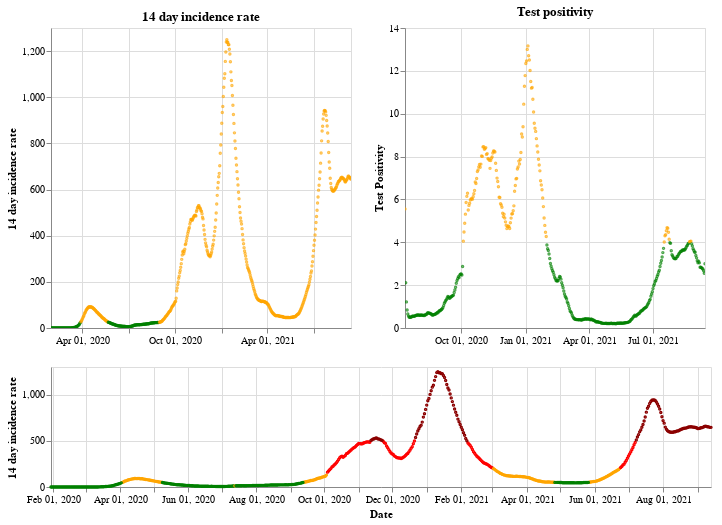

The code cell stored with this chart in its notebook:
### Markdown cell above
## England

### Code cell
plot_traffic_light('England')

### Figure 1 — Vega-Lite specification as saved in the notebook (floating-point values rounded to 4 significant figures; data arrays with more than 128 entries replaced by an {"elided": "..."} marker saying what was removed)
{"config": {"view": {"continuousWidth": 400, "continuousHeight": 300}}, "vconcat": [{"hconcat": [{"mark": {"type": "point", "size": 2}, "encoding": {"color": {"condition": {"value": "green", "test": "(datum.twoWeeklyCasesRate <= 25)"}, "value": "orange"}, "tooltip": [{"type": "nominal", "field": "areaName"}, {"type": "temporal", "field": "date"}, {"type": "quantitative", "field": "twoWeeklyCasesRate"}, {"type": "quantitative", "field": "testPositivity"}], "x": {"type": "temporal", "axis": {"title": ""}, "field": "date", "scale": {"domain": {"selection": "DateBrush"}}, "timeUnit": "yearmonthdate"}, "y": {"type": "quantitative", "axis": {"title": "14 day incidence rate"}, "field": "twoWeeklyCasesRate"}}, "title": "14 day incidence rate", "width": 300}, {"mark": {"type": "point", "size": 2}, "encoding": {"color": {"condition": {"value": "green", "test": "(datum.testPositivity <= 4)"}, "value": "orange"}, "tooltip": [{"type": "nominal", "field": "areaName"}, {"type": "temporal", "field": "date"}, {"type": "quantitative", "field": "twoWeeklyCasesRate"}, {"type": "quantitative", "field": "testPositivity"}], "x": {"type": "temporal", "axis": {"title": ""}, "field": "date", "scale": {"domain": {"selection": "DateBrush"}}, "timeUnit": "yearmonthdate"}, "y": {"type": "quantitative", "axis": {"title": "Test Positivity"}, "field": "testPositivity"}}, "title": "Test positivity", "width": 300}]}, {"layer": [{"mark": {"type": "point", "size": 2}, "encoding": {"color": {"condition": {"value": "orange", "test": "(((datum.testPositivity < 4) && (datum.twoWeeklyCasesRate >= 50)) && (datum.twoWeeklyCasesRate < 200))"}, "value": "red"}, "opacity": {"condition": {"value": 1, "test": "((datum.twoWeeklyCasesRate >= 50) && (datum.twoWeeklyCasesRate < 500))"}, "value": 0}, "tooltip": [{"type": "nominal", "field": "areaName"}, {"type": "temporal", "field": "date"}, {"type": "quantitative", "field": "twoWeeklyCasesRate"}, {"type": "quantitative", "field": "testPositivity"}], "x": {"type": "temporal", "axis": {"title": "Date"}, "field": "date", "timeUnit": "yearmonthdate"}, "y": {"type": "quantitative", "axis": {"title": "14 day incidence rate"}, "field": "twoWeeklyCasesRate"}}, "selection": {"DateBrush": {"type": "interval", "encodings": ["x"], "fields": ["Time"]}}}, {"mark": {"type": "point", "size": 2}, "encoding": {"color": {"value": "darkred"}, "opacity": {"condition": {"value": 1, "test": "(datum.twoWeeklyCasesRate >= 500)"}, "value": 0}, "tooltip": [{"type": "nominal", "field": "areaName"}, {"type": "temporal", "field": "date"}, {"type": "quantitative", "field": "twoWeeklyCasesRate"}, {"type": "quantitative", "field": "testPositivity"}], "x": {"type": "temporal", "axis": {"title": "Date"}, "field": "date", "timeUnit": "yearmonthdate"}, "y": {"type": "quantitative", "axis": {"title": "14 day incidence rate"}, "field": "twoWeeklyCasesRate"}}}, {"mark": {"type": "point", "size": 2}, "encoding": {"color": {"condition": {"value": "green", "test": "((datum.testPositivity < 4) && (datum.twoWeeklyCasesRate < 50))"}, "value": "orange"}, "opacity": {"condition": {"value": 1, "test": "(datum.twoWeeklyCasesRate < 50)"}, "value": 0}, "tooltip": [{"type": "nominal", "field": "areaName"}, {"type": "temporal", "field": "date"}, {"type": "quantitative", "field": "twoWeeklyCasesRate"}, {"type": "quantitative", "field": "testPositivity"}], "x": {"type": "temporal", "axis": {"title": "Date"}, "field": "date", "timeUnit": "yearmonthdate"}, "y": {"type": "quantitative", "axis": {"title": "14 day incidence rate"}, "field": "twoWeeklyCasesRate"}}}], "height": 120, "width": 660}], "data": {"name": "data-243efd794a0d8f6a50d79eb108a268bc"}, "$schema": "https://vega.github.io/schema/vega-lite/v4.8.1.json", "datasets": {"data-243efd794a0d8f6a50d79eb108a268bc": {"elided": "593 records"}}}
